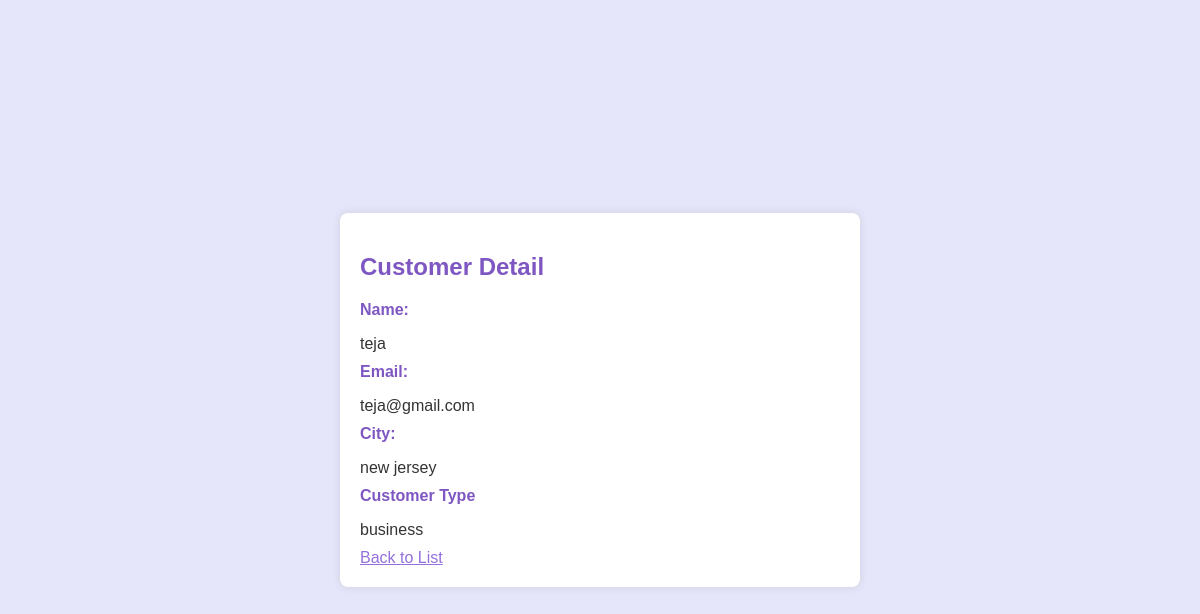
Page /customers/2/ on the committed database.
### store/models.py (models this page shows, shortened)
class Customer(models.Model):
    user = models.OneToOneField(User, on_delete=models.CASCADE, null=True, blank=True)
    name = models.CharField(max_length=200, null=True)
    email = models.CharField(max_length=200, null=True)
    city = models.CharField(max_length=200, null=True)
    customer_type = models.TextField(max_length=200, null=True, default=None)

### store/views.py (the view)
# urls.py: path('customers/<int:customer_id>/', views.customer_detail, name='customer_detail'),
def customer_detail(request, customer_id):
    customer = get_object_or_404(Customer, id=customer_id)
    return render(request, 'store/customer_detail.html', {'customer': customer})

### store/Templates/store/customer_detail.html (shortened to what this page needs)
<!DOCTYPE html>
<html lang="en">
<head>
</head>
<body>
<div class="card">
    <h2>Customer Detail</h2>
    <label>Name:</label>
    <p>{{ customer.name }}</p>
    <label>Email:</label>
    <p>{{ customer.email }}</p>
    <label>City:</label>
    <p>{{ customer.city }}</p>
    <label>Customer Type</label>
    <p>{{ customer.customer_type }}</p>
    <a href="{% url 'customer_list' %}" style="color:mediumpurple;">Back to List</a>
</div>
</body>
</html>

### store/Templates/store/customer_detail.html (style rules this page uses)
body { font-family: Arial, sans-serif; margin: 0; padding: 0; display: flex; min-height: 100vh; flex-direction: column; align-items: center; justify-content: center; background-color: lavender; }
.card { width: 40%; margin: 20px auto; padding: 20px; background-color: #fff; border-radius: 8px; box-shadow: 0 0 10px rgba(0, 0, 0, 0.1); overflow-y: auto; }
h2 { margin-bottom: 20px; color: #7e57c2; }
label { display: block; margin-bottom: 5px; color: #7e57c2; font-weight: bold; }
p { display: block; margin-bottom: 10px; color: #333; }

### rows in the picture
Customer: name "teja", email "teja@gmail.com", city "new jersey", customer_type "business"
